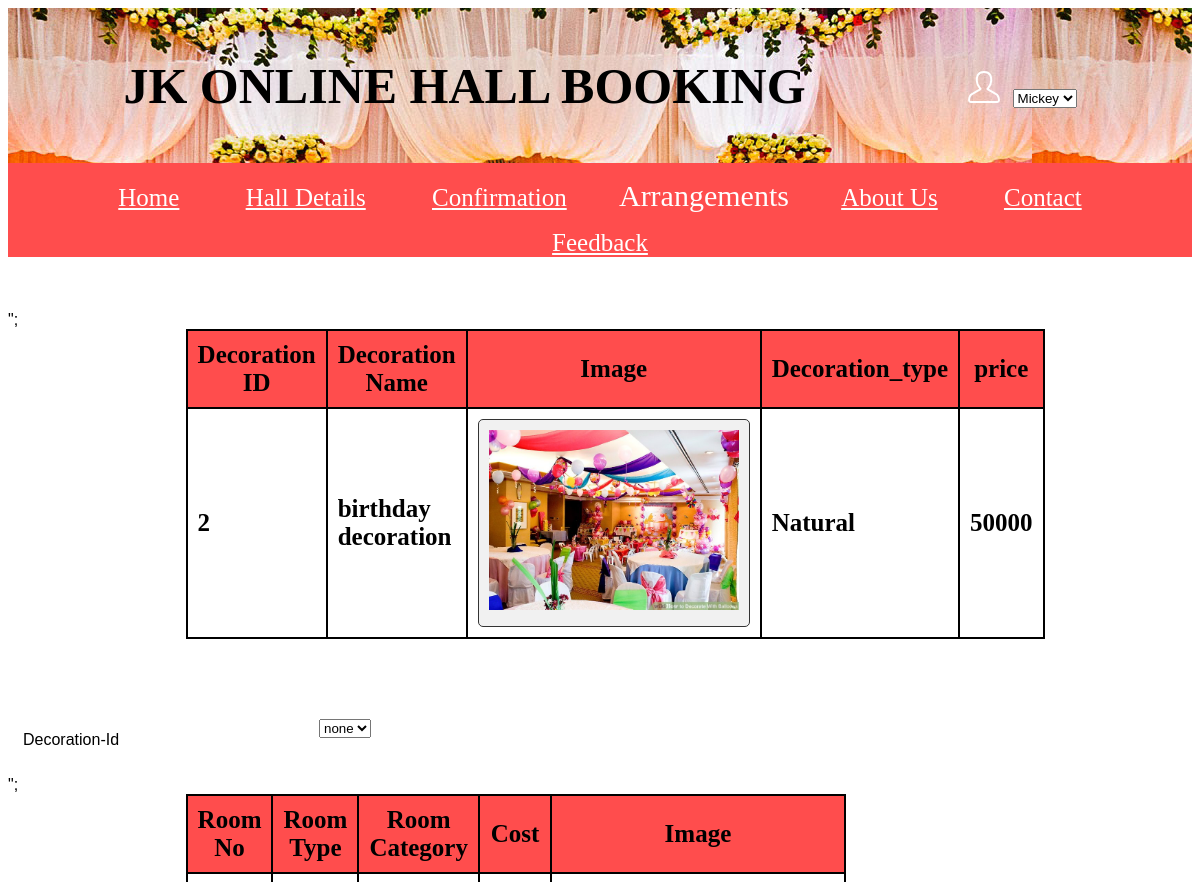
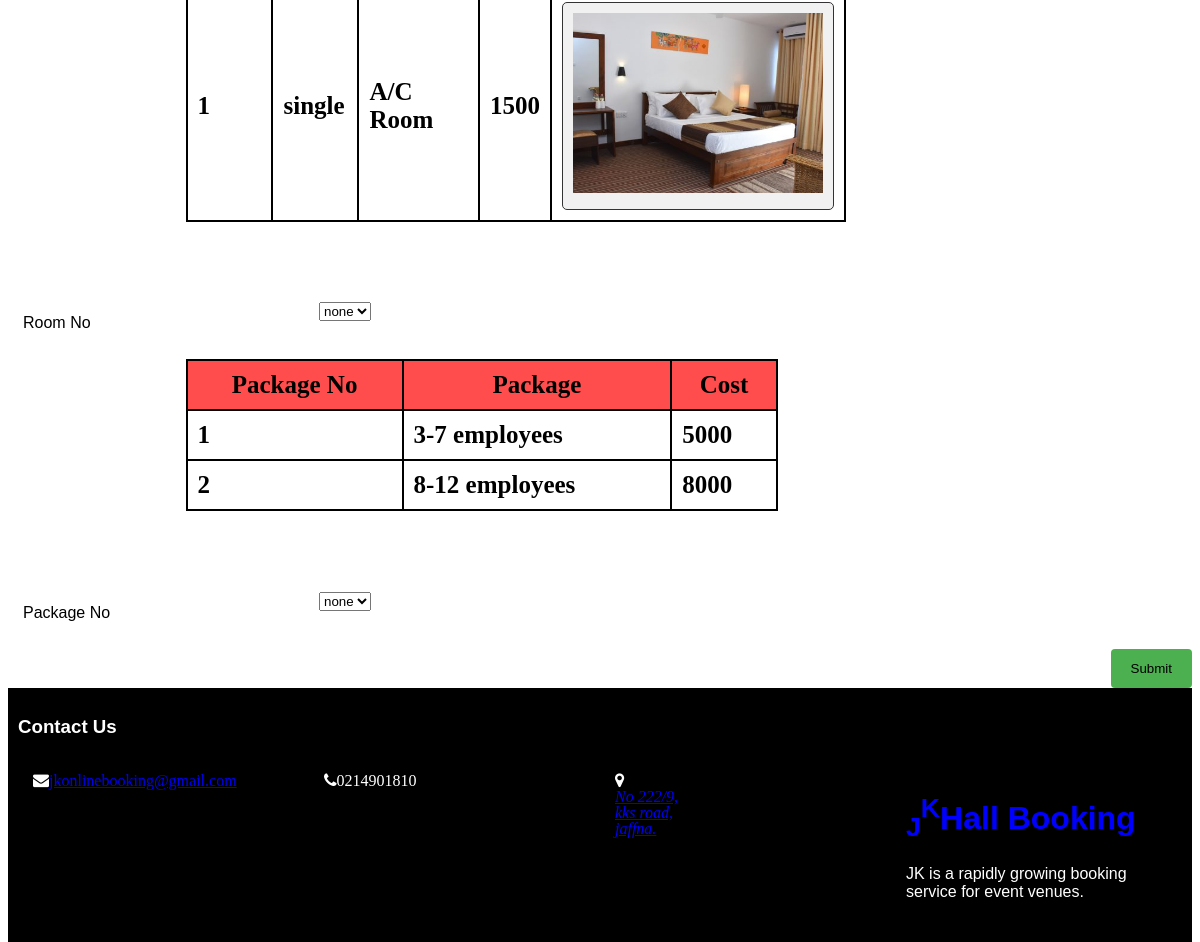
The app's page /hotel1/nDecoration.php (signed in) with its own data (2 pictures, top to bottom).
### tables this page shows
CREATE TABLE IF NOT EXISTS `decoration` (
  `decoration_id` int(11) NOT NULL AUTO_INCREMENT,
  `decoration_name` varchar(250) NOT NULL,
  `decoration_type` varchar(250) NOT NULL,
  `image_link` varchar(250) NOT NULL,
  `price` int(11) NOT NULL,
  PRIMARY KEY (`decoration_id`)
);

CREATE TABLE IF NOT EXISTS `rooms` (
  `room_no` int(11) NOT NULL,
  `room_type` varchar(250) NOT NULL,
  `room_category` varchar(250) NOT NULL,
  `cost` int(11) NOT NULL,
  `image_link` varchar(250) NOT NULL
);

CREATE TABLE IF NOT EXISTS `employee` (
  `package_no` int(11) NOT NULL,
  `package` varchar(250) NOT NULL,
  `cost` int(11) NOT NULL
);

### hotel1/nDecoration.php (the view, shortened to what this page needs)
<?php
$con=new mysqli("localhost","root","","jkhall");
?>
<!DOCTYPE html>
<html>
<head>
	<link rel="stylesheet" href="https://cdnjs.cloudflare.com/ajax/libs/font-awesome/4.7.0/css/font-awesome.min.css">
</head>
<body>
<div class="header col-12">
	<h1 style="font-family:Papyrus">JK ONLINE HALL BOOKING  <?php  if (isset($_SESSION['CustomerID'])) {
                             $row= $_SESSION['fname'];}  ?>
                              <img src="Images/user.png" style="padding-top:5px;margin-left:150px;">
                           <select name="forma" onchange="location=this.value;">
                          <option value=""> <a class="navbar-brand" href=" " style="color:Red;margin-left:150px;"><?php echo $row; ?></a></option>
                          </select></h1>
		</div>
		<nav class="navbar navbar-light" style="background-color:#16242D;">
										<div class="menu" style="font-family:navfont; font-color:White;">
												<div id="navcontent">
												<br>
													<a class="navbar-brand" style="color:White;" href="home_cus.php">Home</a>
													<a class="navbar-brand" style="color:White;" href="halldetails_cus.php">Hall Details</a>
													<a class="navbar-brand" style="color:White;" href="Confirmation.php">Confirmation</a>
													<div class="dropdown">
													<button class="dropbtn" style=" font-family:Times New Roman;">Arrangements</button>
														</div>
													<a class="navbar-brand" style="color:White;" href="aboutus_cus.php">About Us</a>
												    <a class="navbar-brand" href="contact_cus.php" style="color:White;">Contact</a>
													<a class="navbar-brand" style="color:White;" href="feedback.php">Feedback</a>
													<br>
		</nav>
										</div>						<br>
										<br>
										<br>
										<table id="customers">
            <tr>
                <th>Decoration ID</th>
                <th>Decoration Name</th>
                <th>Image</th>
				<th>Decoration_type</th>
                <th>price</th>
            </tr>
										<?php
										$sql = "SELECT * FROM decoration";
if($result = mysqli_query($con, $sql)){
    if(mysqli_num_rows($result) > 0){
        while($row = mysqli_fetch_array($result)){
            echo "<tr>";
                echo "<td>" . $row['decoration_id'] . "</td>";
                echo "<td>" . $row['decoration_name'] . "</td>";?>
                <td> <div style="border:1px solid #333; background-color:#f1f1f1; border-radius:5px; padding:10px;" align="center">
						<img  style="width:250px;height:180px" src="./images/<?php echo $row["image_link"]; ?>" class="img-responsive" /><br /></td>";<?php
				echo "<td>" . $row['decoration_type'] . "</td>";
                echo "<td>" . $row['price'] . "</td>";
            echo "</tr>";
        }
        echo "</table>";
    } else{
        echo "No records matching your query were found.";
    }
} else{
    echo "ERROR: Could not able to execute $sql. " . mysqli_error($con);
}
?>
<form action="d.php" method="post" enctype="multipart/form-data"">
	<div class="row">
      <div class="col-25">
        <label for="decid">Decoration-Id</label>
      </div>
      <div class="col-75">
       <?php
	  echo "<select name='decid'>";
	 echo "<option> none</option>";
	  echo "</select>";
	  ?>
      </div>
    </div>
	<table id="customers">
            <tr>
                <th>Room No</th>
                <th>Room Type</th>
				<th>Room Category</th>
                <th>Cost</th>
				<th>Image</th>
            </tr>
										<?php
										$sql = "SELECT * FROM rooms";
if($result = mysqli_query($con, $sql)){
    if(mysqli_num_rows($result) > 0){
        while($row = mysqli_fetch_array($result)){
            echo "<tr>";
                echo "<td>" . $row['room_no'] . "</td>";
                echo "<td>" . $row['room_type'] . "</td>";
                echo "<td>" . $row['room_category'] . "</td>";
				echo "<td>" . $row['cost'] . "</td>";?>
 <td> <div style="border:1px solid #333; background-color:#f1f1f1; border-radius:5px; padding:10px;" align="center">
						<img  style="width:250px;height:180px" src="./images/<?php echo $row["image_link"]; ?>" class="img-responsive" /><br /></td>";<?php
            echo "</tr>";
        }
        echo "</table>";
    } else{
        echo "No records matching your query were found.";
    }
} else{
    echo "ERROR: Could not able to execute $sql. " . mysqli_error($con);
}
?>
	<div class="row">
      <div class="col-25">
        <label for="package_id">Room No</label>
      </div>
      <div class="col-75">
	  <?php
	   echo "<select name='room_no'>";
	 echo "<option> none</option>";
	  echo "</select>";
	  ?>
      </div>
    </div>
	<table id="customers">
            <tr>
                <th>Package No</th>
                <th>Package</th>
                <th>Cost</th>
            </tr>
										<?php
										$sql = "SELECT * FROM employee";
if($result = mysqli_query($con, $sql)){
    if(mysqli_num_rows($result) > 0){
        while($row = mysqli_fetch_array($result)){
            echo "<tr>";
                echo "<td>" . $row['package_no'] . "</td>";
                echo "<td>" . $row['package'] . "</td>";
                echo "<td>" . $row['cost'] . "</td>";
            echo "</tr>";
        }
        echo "</table>";
    } else{
        echo "No records matching your query were found.";
    }
} else{
    echo "ERROR: Could not able to execute $sql. " . mysqli_error($con);
}
?>
 <div class="row">
      <div class="col-25">
        <label for="package_id">Package No</label>
      </div>
      <div class="col-75">
	  <?php
	  echo "<select name='package_id'>";
	 echo "<option> none</option>";
	  echo "</select>";
	  ?>
      </div>
    </div>
	<div class="row">
      <input type="submit" value="Submit" name="submit">
    </div>
	</form>
													<div class="footer col-12">
	<div class="wrapper">
	<h3>Contact Us</h3>
	<div class="Media">
	<div class="col-3">
	<i class="fa fa-envelope" aria-hidden="true"><a href="https://mail.google.com">jkonlinebooking@gmail.com</a></i></div>
    	<div class="col-3">
	<i class="fa fa-phone" aria-hidden="true">0214901810</i></div>
		<div class="col-3">
    <i class="fa fa-map-marker" aria-hidden="true"><a href="https://www.google.lk/maps/place/Jaffna-Kankesanturai+Rd/@9.7386927,80.0222913,17z/data=!3m1!4b1!4m5!3m4!1s0x3affab4a55b614ef:0x4b8d9f0d125176db!8m2!3d9.7386927!4d80.02448"><address>No 222/9,<br>kks road,<br> jaffna.</address></a></i></div>
<div class="col-3">
<h1 style="text-shadow: 3px 2px black;color:blue;,font-family:Book Antiqua;,font-size:100"><sub>J</sub><sup>K</sup>Hall Booking</h1>
<p>JK is a rapidly growing booking service for event venues.</p></div>
</div>
</div>
</div>
</body>
</html>

### hotel1/nDecoration.php (style rules this page uses)
* { box-sizing: border-box; }
.header::after { content: ""; clear: both; display: table; }
[class*="col-"] { float: left; padding: 15px; }
.col-3 { width: 25%; }
.col-12 { width: 100%; }
.header { background-image:url("b.jpg");; text-decoration: none; font-family:Broadway; color:black; font-size:25px; text-align:center; }
.menu { background-color:#ff4d4d; text-decoration: none; font-family:Times New Roman; color:white; font-size:25px; text-align:center; }
.footer { background-color: black; padding: 10px; text-align: left; color: white; }
.navbar-brand { padding:30px; }
#customers { font-family: Verdana; border-collapse: collapse; width: 50%; height:55%; margin-left:15%; margin-right:15%; margin-bottom:5%; font-weight:bold; font-size:25px; color:black; }
#customers th,td, #customers { border: 2px solid black; padding: 10px; }
#customers th { background-color:#ff4d4d; }
body { font-family: Verdana, sans-serif; }
.col-25 { float: left; width: 25%; margin-top: 6px; }
.col-75 { float: left; width: 75%; margin-top: 6px; }
.row:after { content: ""; display: table; clear: both; }
label { padding: 12px 12px 12px 0; display: inline-block; }
input[type=submit] { background-color: #4CAF50; color: black; padding: 12px 20px; border: none; border-radius: 4px; cursor: pointer; float: right; }
.dropbtn { background-color: #ff4d4d; color: white; padding: 16px; font-size: 30px; border: none; font-family:Times New Roman; }
.dropdown { position: relative; display: inline-block; }

### records on screen
decoration: decoration_id "2", decoration_name "birthday decoration", image_link (picture), decoration_type "Natural", price "50000"
rooms: room_no "1", room_type "single", room_category "A/C Room", cost "1500", image_link (picture)
employee: package_no "1", package "3-7 employees", cost "5000"
employee: package_no "2", package "8-12 employees", cost "8000"
